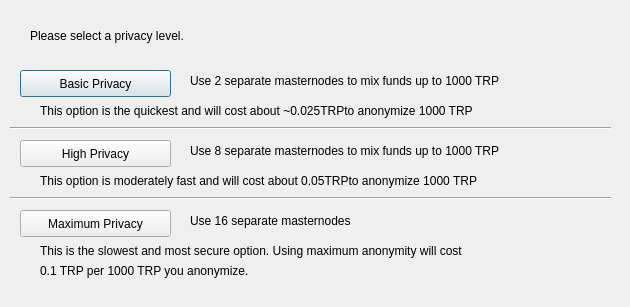
<?xml version="1.0" encoding="UTF-8"?>
<ui version="4.0">
 <class>DarksendConfig</class>
 <widget class="QDialog" name="DarksendConfig">
  <property name="geometry">
   <rect>
    <x>0</x>
    <y>0</y>
    <width>630</width>
    <height>307</height>
   </rect>
  </property>
  <property name="windowTitle">
   <string>Configure Darksend</string>
  </property>
  <widget class="QPushButton" name="buttonBasic">
   <property name="geometry">
    <rect>
     <x>20</x>
     <y>70</y>
     <width>151</width>
     <height>27</height>
    </rect>
   </property>
   <property name="text">
    <string>Basic Privacy</string>
   </property>
  </widget>
  <widget class="QPushButton" name="buttonHigh">
   <property name="geometry">
    <rect>
     <x>20</x>
     <y>140</y>
     <width>151</width>
     <height>27</height>
    </rect>
   </property>
   <property name="text">
    <string>High Privacy</string>
   </property>
  </widget>
  <widget class="QPushButton" name="buttonMax">
   <property name="geometry">
    <rect>
     <x>20</x>
     <y>210</y>
     <width>151</width>
     <height>27</height>
    </rect>
   </property>
   <property name="text">
    <string>Maximum Privacy</string>
   </property>
  </widget>
  <widget class="QLabel" name="label">
   <property name="geometry">
    <rect>
     <x>30</x>
     <y>20</y>
     <width>571</width>
     <height>31</height>
    </rect>
   </property>
   <property name="text">
    <string>Please select a privacy level.</string>
   </property>
  </widget>
  <widget class="QLabel" name="label_2">
   <property name="geometry">
    <rect>
     <x>190</x>
     <y>70</y>
     <width>421</width>
     <height>21</height>
    </rect>
   </property>
   <property name="text">
    <string>Use 2 separate masternodes to mix funds up to 1000 TRP</string>
   </property>
  </widget>
  <widget class="QLabel" name="label_3">
   <property name="geometry">
    <rect>
     <x>190</x>
     <y>140</y>
     <width>411</width>
     <height>21</height>
    </rect>
   </property>
   <property name="text">
    <string>Use 8 separate masternodes to mix funds up to 1000 TRP</string>
   </property>
  </widget>
  <widget class="QLabel" name="label_4">
   <property name="geometry">
    <rect>
     <x>190</x>
     <y>210</y>
     <width>421</width>
     <height>21</height>
    </rect>
   </property>
   <property name="text">
    <string>Use 16 separate masternodes</string>
   </property>
  </widget>
  <widget class="QLabel" name="label_6">
   <property name="geometry">
    <rect>
     <x>40</x>
     <y>100</y>
     <width>561</width>
     <height>21</height>
    </rect>
   </property>
   <property name="text">
    <string>This option is the quickest and will cost about ~0.025TRPto anonymize 1000 TRP</string>
   </property>
  </widget>
  <widget class="QLabel" name="label_7">
   <property name="geometry">
    <rect>
     <x>40</x>
     <y>170</y>
     <width>561</width>
     <height>21</height>
    </rect>
   </property>
   <property name="text">
    <string>This option is moderately fast and will cost about 0.05TRPto anonymize 1000 TRP</string>
   </property>
  </widget>
  <widget class="QLabel" name="label_8">
   <property name="geometry">
    <rect>
     <x>40</x>
     <y>240</y>
     <width>561</width>
     <height>21</height>
    </rect>
   </property>
   <property name="text">
    <string>This is the slowest and most secure option. Using maximum anonymity will cost</string>
   </property>
  </widget>
  <widget class="QLabel" name="label_9">
   <property name="geometry">
    <rect>
     <x>40</x>
     <y>260</y>
     <width>561</width>
     <height>21</height>
    </rect>
   </property>
   <property name="text">
    <string>0.1 TRP per 1000 TRP you anonymize.</string>
   </property>
  </widget>
  <widget class="Line" name="line">
   <property name="geometry">
    <rect>
     <x>10</x>
     <y>120</y>
     <width>601</width>
     <height>16</height>
    </rect>
   </property>
   <property name="orientation">
    <enum>Qt::Horizontal</enum>
   </property>
  </widget>
  <widget class="Line" name="line_2">
   <property name="geometry">
    <rect>
     <x>10</x>
     <y>190</y>
     <width>601</width>
     <height>16</height>
    </rect>
   </property>
   <property name="orientation">
    <enum>Qt::Horizontal</enum>
   </property>
  </widget>
 </widget>
 <resources/>
 <connections/>
</ui>
